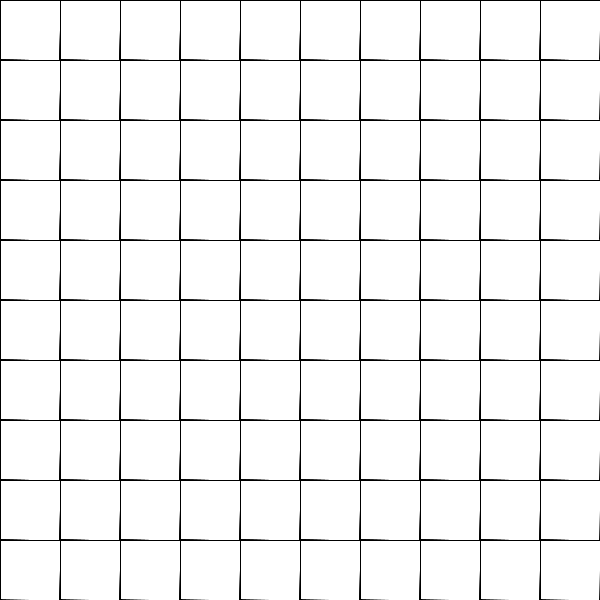
Frame 1 (no input)
Frame 60 (the mouse pressed at the canvas centre just before this capture): identical to frame 1, image omitted
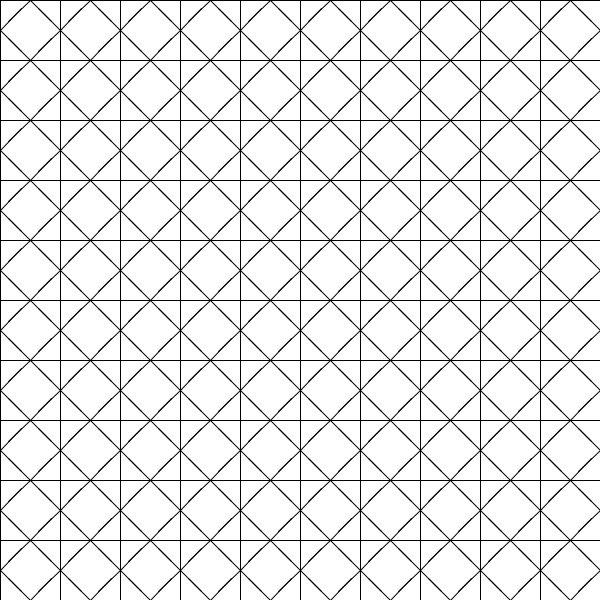
Frame 120 (the mouse held since frame 60 and released just before this capture)

The Processing sketch that drew these frames (run headless with seeded random() and noise(); from frame 60 on, the mouse is pressed at the canvas centre):

// Processing sketch: islamic_geometric_design
// ── islamic_geometric_design.pde
Polygon[][] p;
final int numOfPolygonInRow = 10;
void setup() {
  size(600, 600);

  p = new Polygon[numOfPolygonInRow][numOfPolygonInRow];
  for (int j = 0; j < numOfPolygonInRow; j++)
    for (int i=0; i < numOfPolygonInRow; i++) {
      p[j][i] = new Polygon();
      p[j][i].addVertex(0 + i * width/numOfPolygonInRow, 0 + j * width/numOfPolygonInRow);
      p[j][i].addVertex(width/numOfPolygonInRow + i * width/numOfPolygonInRow, 0 + j * width/numOfPolygonInRow);
      p[j][i].addVertex(width/numOfPolygonInRow + i * width/numOfPolygonInRow, width/numOfPolygonInRow + j * width/numOfPolygonInRow);
      p[j][i].addVertex(0 + i * width/numOfPolygonInRow, width/numOfPolygonInRow + j * width/numOfPolygonInRow);

      /* triangular tile */
      //p[j][i].addVertex(0 + i * width/numOfPolygonInRow, 0 + j * width/numOfPolygonInRow);
      //p[j][i].addVertex(width/numOfPolygonInRow + i * width/numOfPolygonInRow, 0 + j * width/numOfPolygonInRow);
      //p[j][i].addVertex(0 + i * width/numOfPolygonInRow, width/numOfPolygonInRow + j * width/numOfPolygonInRow);
    }
}

void draw() {
  background(150);
  float angle = map(mouseX, 0, width, 0, PI/2);
  for (int j = 0; j < numOfPolygonInRow; j++)
    for (int i = 0; i < numOfPolygonInRow; i++) {
      p[j][i].setAngle(angle); 
      p[j][i].show();
      p[j][i].hankin();
    }
}
// ── Edge.pde

class Edge{
   PVector a,b;
   
   Edge(float xa_,float ya_, float xb_, float yb_){
     a.x = xa_; a.y = ya_; b.x = xb_; b.y = yb_;
   }
   
   void show(){
    beginShape() ;
    vertex(a.x,a.y);
    vertex(b.x,b.y);
    endShape();
    
   }
  
}
// ── Polygon.pde
class Polygon { //<>//
  final int VMAX = 10;
  float angle;
  PVector[] vertices;
  int vsize, esize;
  Polygon() {
    vsize = esize = 0;
    vertices = new PVector[VMAX];
  }
  
  void setAngle(float angle_){
    angle = angle_;
  }

  void addVertex(int x, int y) {
    PVector v = new PVector(x, y);
    if ( vsize < VMAX) {
      vertices[vsize++] = v;
    }
  }

  void show() {
    beginShape();
    for (int i = 0; i < vsize; i++) 
      vertex(vertices[i].x, vertices[i].y);
    endShape(CLOSE);
  }

  void hankin() {
    for (int i = 0; i <vsize; i++) {
      PVector mid = PVector.add(vertices[(i+1) % vsize], vertices[i]);
      mid = mid.mult(0.5);      
      pushMatrix();
      PVector h1 = PVector.sub(vertices[i], mid);
      float h1mag = h1.mag();
      translate(mid.x, mid.y);
      rotate(TWO_PI * i / vsize);
      line(0, 0, h1mag * cos(angle), h1mag * sin(angle));
      line(0, 0, h1mag * cos(PI -angle), h1mag * sin(PI - angle));
      popMatrix();
    }
  }
}
